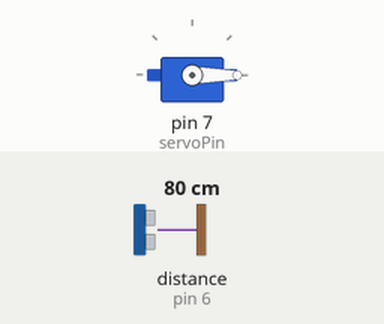
Simulated run of this sketch. Board: Arduino Uno, built with avr-gcc and run on an emulated ATmega328P. Parts: servo. Wiring (inferred from the names in the program): ultrasonic range finder: trigger pin 5; echo pin 6. The test bench sets the inputs (shaded band); at power-on: distance to the obstacle (sensor on pin 6) 80 cm. The echo pulse lasts 58.3 µs per cm.

Above: at 1.2 s.
1.3 s: distance to the obstacle (sensor on pin 6) set to 23 cm
2.8 s: distance to the obstacle (sensor on pin 6) set to 18 cm
At 3.3 s:
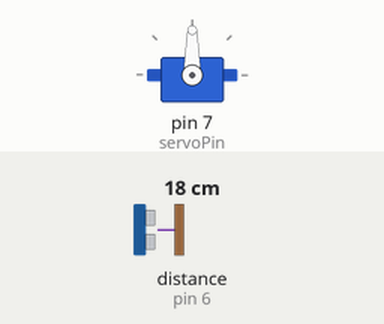
4.3 s: distance to the obstacle (sensor on pin 6) set to 35 cm
At 7.0 s:
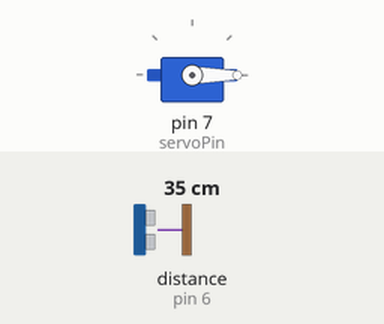
7.3 s: distance to the obstacle (sensor on pin 6) set to 2 cm
At 7.9 s:
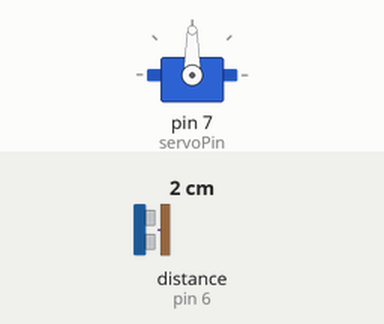
Timing chart, 0 to 9.8 s (numbered marks = the images above; inputs shaded):
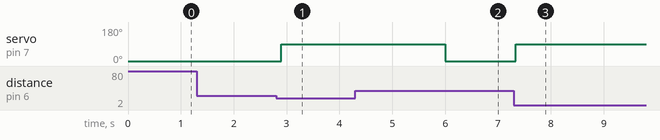

The sketch:

smart_dustbin.ino
```cpp
#include <Servo.h>

Servo servo;
int trigPin = 5;
int echoPin = 6;
int servoPin = 7;
long duration;
int distance;

void setup() {
  servo.attach(servoPin);
  servo.write(0); // Close lid initially
  pinMode(trigPin, OUTPUT);
  pinMode(echoPin, INPUT);
}

void loop() {
  digitalWrite(trigPin, LOW);
  delayMicroseconds(2);
  digitalWrite(trigPin, HIGH);
  delayMicroseconds(10);
  digitalWrite(trigPin, LOW);

  duration = pulseIn(echoPin, HIGH);
  distance = duration * 0.034 / 2;

  if (distance < 20) {
    servo.write(90); // Open lid
    delay(3000);     // Keep open for 3 seconds
  } else {
    servo.write(0);  // Close lid
  }
  delay(100);
}
```

Measured:
- the behaviour switches between 21 and 20 cm on distance to the obstacle (sensor on pin 6) (found by bisection; images 0 and 1)
- after the input at 1.3 s, every drawn part: stays the same
- after the input at 2.8 s, servo on pin 7 (servoPin): 0° → 90° after 0.10 s
- after the input at 4.3 s, servo on pin 7 (servoPin): 90° → 0° after 1.7 s
- after the input at 7.3 s, servo on pin 7 (servoPin): 0° → 90° at once
